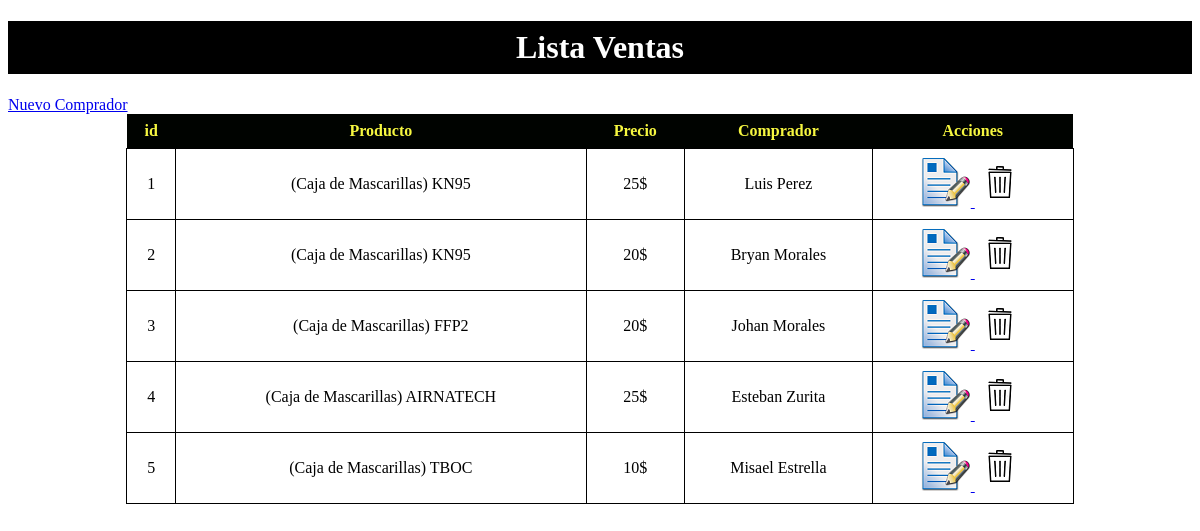
The app's page /lista_ventas.php, older data.
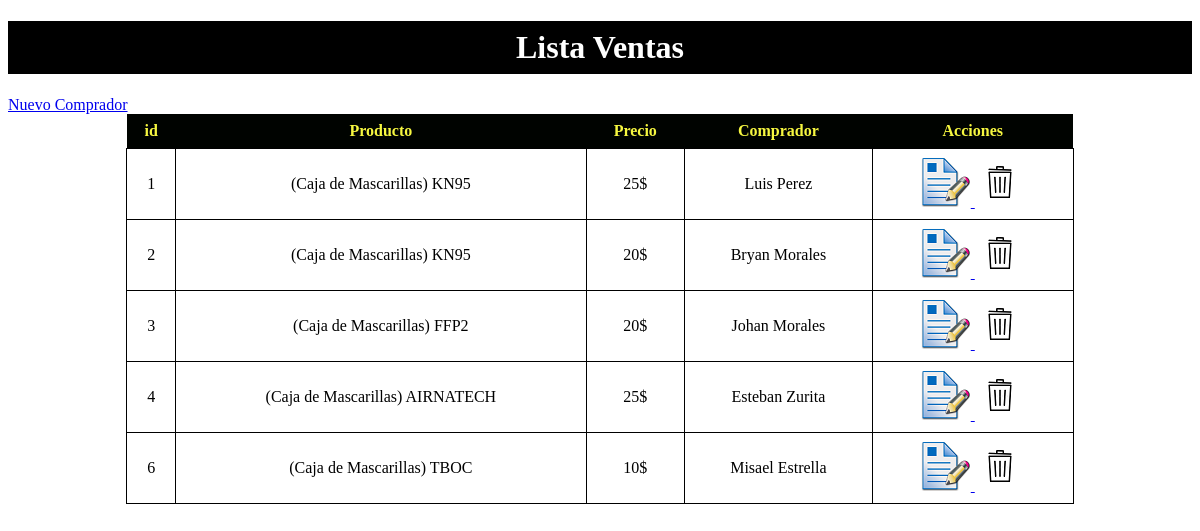
The same page, newer data.
### tables this page shows
CREATE TABLE IF NOT EXISTS `ventas` (
  `ven_id` int(11) NOT NULL AUTO_INCREMENT,
  `ven_producto` varchar(50) NOT NULL,
  `ven_precio` varchar(50) NOT NULL,
  `ven_comprador` varchar(50) NOT NULL,
  PRIMARY KEY (`ven_id`)
);

### Conection.php (called while the page is built, shortened)
<?php
class Conection{
function __construct(){
	$this->con=mysqli_connect('localhost','root','','primero');
 }
}
?>

### ventas.php (called while the page is built, shortened)
<?php
require_once('Conection.php');
class ventas extends Conection{
 function lista_ventas(){
 $resultado=$this->con->query("SELECT * FROM ventas ");
 return $resultado->fetch_all(MYSQLI_ASSOC);
 }
}
?>

### lista_ventas.php (the view, shortened to what this page needs)
<?php
require_once('ventas.php');
$ventas=new ventas();
$rest=$ventas->lista_ventas();
?>
<!DOCTYPE html>
<html lang="en">
<head>
</head>
<body>
	<h1>Lista Ventas</h1>
	<a href="formulario_ventas.php">Nuevo Comprador</a>
	<table align="center">
		<tr>
			<th style="background:#000300;color:whithe;">id</th>
			<th style="background:#000300;color:whithe;">Producto</th>
			<th style="background:#000300;color:whithe;">Precio</th>
			<th style="background:#000300;color:whithe;">Comprador</th>
			<th style="background:#000300;color:whithe;">Acciones</th>
		</tr>
		<?php
		foreach ($rest as $r) {
			echo "<tr>
			  <td>{$r['ven_id']}</td>
              <td>{$r['ven_producto']}</td>
              <td>{$r['ven_precio']}</td>
              <td>{$r['ven_comprador']}</td>
             <td>
              <a href='formulario_ventas.php?ven_id={$r["ven_id"]}'>
              <img/src='editar.png' >
              </a>
              <a href='acciones_ventas.php?ven_id={$r["ven_id"]}'  onclick='return validar()' >
              <img/src= 'eliminar.png'>
              </a>
              </td>
			</tr>";
		}
		?>
	</table>
</body>
</html>

Row changes from the older to the newer data that the page shows:
removed ventas: ven_id "5", ven_producto "(Caja de Mascarillas) TBOC", ven_precio "10$", ven_comprador "Misael Estrella"
added ventas: ven_id "6", ven_producto "(Caja de Mascarillas) TBOC", ven_precio "10$", ven_comprador "Misael Estrella"
